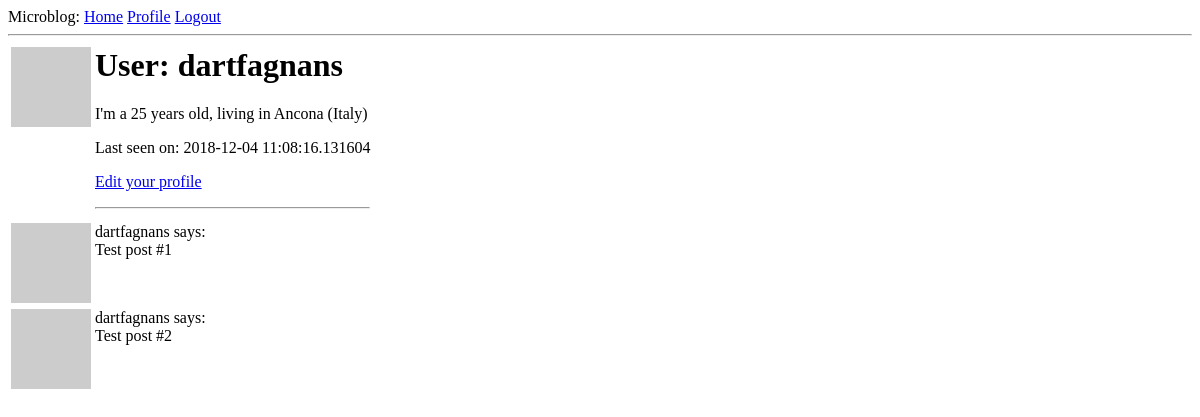
Before: /user/dartfagnans (signed in) with the older database file.
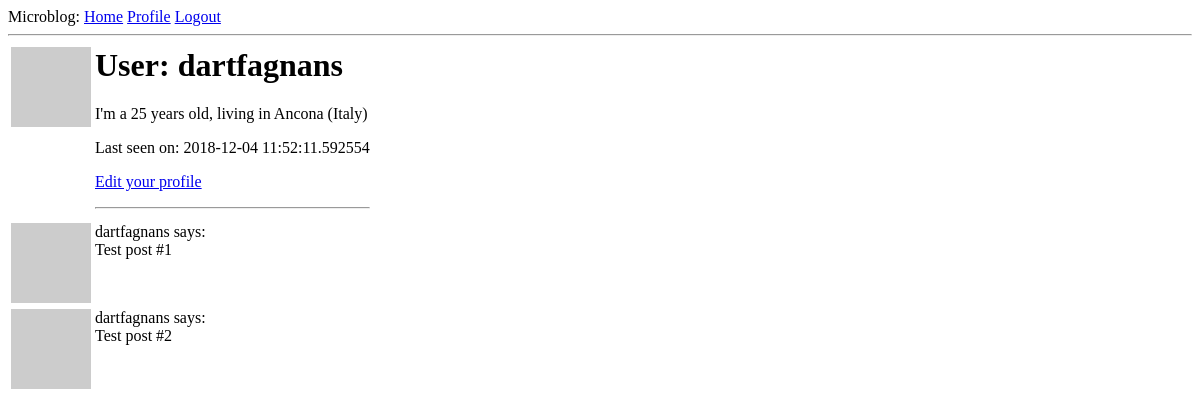
After: the same page with the newer database file.
### app/models.py (models this page shows, shortened)
class User(UserMixin, db.Model):
    id = db.Column(db.Integer, primary_key=True)
    username = db.Column(db.String(64), index=True, unique=True)
    email = db.Column(db.String(120), index=True, unique=True)
    password_hash = db.Column(db.String(128))
    posts = db.relationship('Post', backref='author', lazy='dynamic')
    about_me = db.Column(db.String(140))
    last_seen = db.Column(db.DateTime, default=datetime.utcnow)
    def avatar(self, size):
        digest = md5(self.email.lower().encode('utf-8')).hexdigest()
        return 'https://www.gravatar.com/avatar/{}?d=identicon&s={}'.format(digest, size)

### app/routes.py (the view)
@app.route('/user/<username>')
@login_required
def user(username):
    user = User.query.filter_by(username=username).first_or_404()
    posts = [
        {'author': user, 'body': 'Test post #1'},
        {'author': user, 'body': 'Test post #2'}
    ]
    return render_template('user.html', user=user, posts=posts)

### app/models.py (called while the page is built)
@login.user_loader
def load_user(id):
    return User.query.get(int(id))

### app/routes.py (called while the page is built)
@app.before_request
def before_request():
    if current_user.is_authenticated:
        current_user.last_seen = datetime.utcnow()
        db.session.commit()

### app/templates/user.html
{% extends "base.html" %}
{% block content %}
<table>
    <tr valign="top">
        <td><img src="{{ user.avatar(128) }}"></td>
        <td>
            <h1>User: {{ user.username }}</h1>
            {% if user.about_me %}<p>{{ user.about_me }}</p>{% endif %}
            {% if user.last_seen %}<p>Last seen on: {{ user.last_seen }}</p>{% endif %}
            {% if user == current_user %}
            <p><a href="{{ url_for('edit_profile') }}">Edit your profile</a></p>
            {% endif %}
            <hr>
        </td>
    </tr>
</table>
{% for post in posts %}
{% include '_post.html' %}
{% endfor %}
{% endblock %}

### app/templates/base.html (shortened to what this page needs)
<html>
<head>
</head>
<body>
<div>
    Microblog:
    <a href="{{ url_for('index') }}">Home</a>
    {% if current_user.is_anonymous %}
    <a href="{{ url_for('login') }}">Login</a>
    {% else %}
    <a href="{{ url_for('user', username=current_user.username) }}">Profile</a>
    <a href="{{ url_for('logout') }}">Logout</a>
    {% endif %}
</div>
<hr>
{% block content %}{%endblock%}
</body>
</html>

### app/templates/_post.html
<table>
    <tr valign="top">
        <td><img src="{{ post.author.avatar(36) }}"></td>
        <td>{{ post.author.username }} says:<br>{{ post.body }}</td>
    </tr>
</table>

Changed rows visible on the page:
changed User "dartfagnans": last_seen "2018-12-04 11:08:16.131604" → "2018-12-04 11:52:11.592554"
